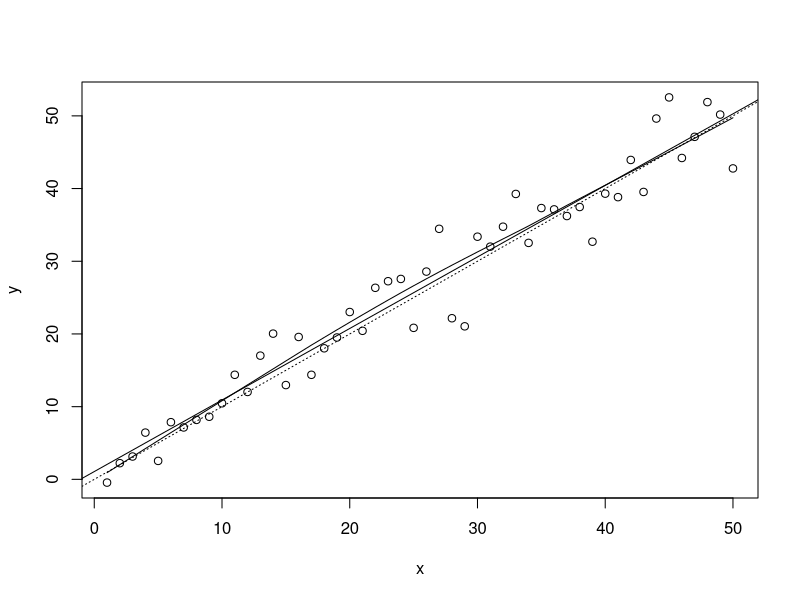

This figure's R source:
x <- 1:50
w <- 1 + sqrt(x)/2
example1 <- data.frame(x=x, y= x + rnorm(x)*w)
attach(example1)
fm <- lm(y ~ x)
summary(fm)
## 
## Call:
## lm(formula = y ~ x)
## 
## Residuals:
##     Min      1Q  Median      3Q     Max 
## -8.2519 -2.0464 -0.0222  2.5556  8.2224 
## 
## Coefficients:
##             Estimate Std. Error t value Pr(>|t|)    
## (Intercept)  -0.1104     0.9640  -0.115    0.909    
## x             0.9894     0.0329  30.072   <2e-16 ***
## ---
## Signif. codes:  0 '***' 0.001 '**' 0.01 '*' 0.05 '.' 0.1 ' ' 1
## 
## Residual standard error: 3.357 on 48 degrees of freedom
## Multiple R-squared:  0.9496, Adjusted R-squared:  0.9485 
## F-statistic: 904.3 on 1 and 48 DF,  p-value: < 2.2e-16
lrf <- lowess(x, y)
plot(x, y)
lines(x, lrf$y)
abline(0, 1, lty=3)
abline(coef(fm))
detach()
